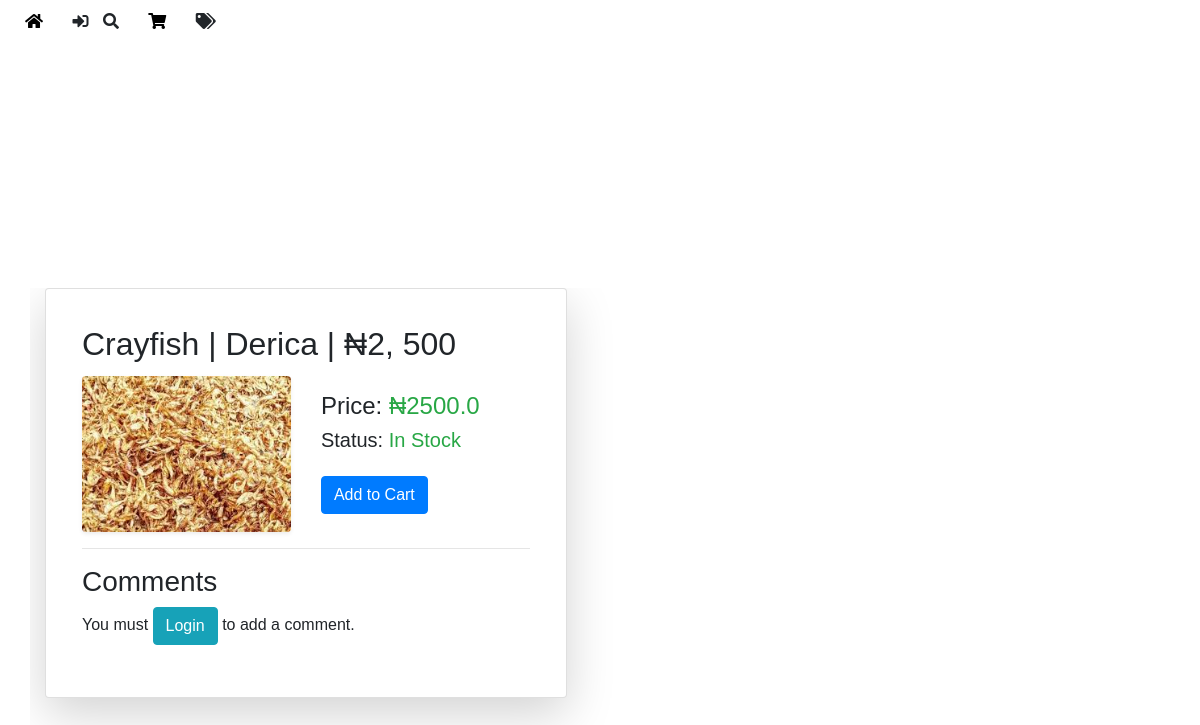
Page /detail/crayfish/11/ on the earlier database version.
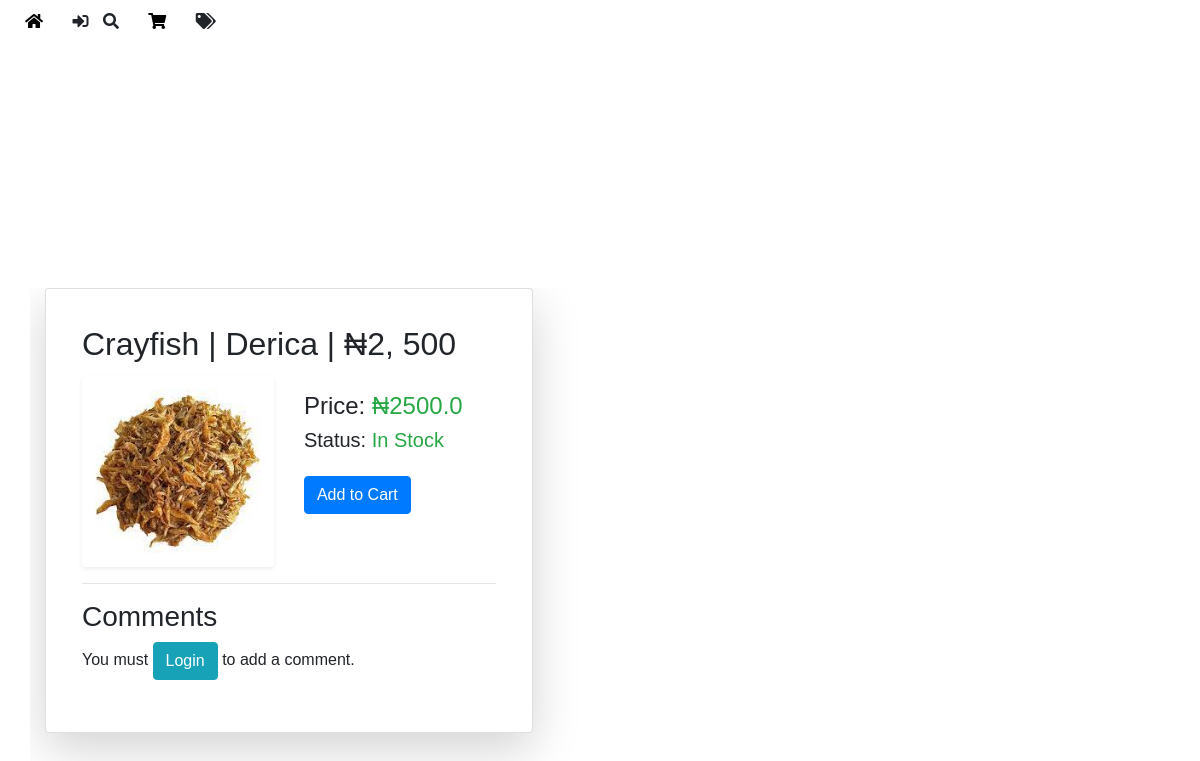
Same page on the later database version.
### afri_food/models.py (models this page shows, shortened)
class CrayFish(models.Model):
    title = models.CharField(max_length=100)
    kg = models.FloatField(help_text="Enter the weight in kg")
    in_stock = models.BooleanField(default=True, help_text="Is this item in stock?")
    price = models.FloatField(help_text="Enter the price of the item")
    subcategory = models.ForeignKey(Subcategory, on_delete=models.CASCADE)
    images = GenericRelation(Image)
    comments = GenericRelation(Comment)

class Image(models.Model):
    content_type = models.ForeignKey(ContentType, on_delete=models.CASCADE)
    object_id = models.PositiveIntegerField()
    content_object = GenericForeignKey('content_type', 'object_id')
    image = models.ImageField(upload_to='images/')

### afri_food/views.py (the view)
# urls.py: path('detail/<str:model>/<int:id>/', views.detail, name='product_detail'),
def detail(request, model, id):
    model_class = apps.get_model('afri_food', model)
    product = get_object_or_404(model_class, id=id)
    comments = Comment.objects.filter(content_type=ContentType.objects.get_for_model(model_class), object_id=product.id)
    in_cart = False
    if request.user.is_authenticated:
        in_cart = CartItem.objects.filter(
            cart__user=request.user,
            content_type=ContentType.objects.get_for_model(model_class),
            object_id=product.id
        ).exists()
    return render(request, "market/detail.html", {
        "product": product,
        "comments": comments,
        "model_name": model,
        "in_cart": in_cart
    })

### afri_food/context_processors.py (called while the page is built)
def cart_item_count(request):
    if request.user.is_authenticated:
        cart_item_count = CartItem.objects.filter(cart__user=request.user).count()
    else:
        cart_item_count = 0
    return {
        'cart_item_count': cart_item_count
    }

### afri_food/templates/market/detail.html (shortened to what this page needs)
{% extends 'market/layout.html' %}
{% block body %}
<div class="container mt-5" style="top: 50px;">
    <div class="card shadow-lg p-3 mb-5 bg-white rounded">
        <div class="card-body">
            <h2 class="card-title">{{ product.title }}</h2>
            <div class="row">
                <div class="col-md-6">
                    {% if product.images.count > 1 %}
                        <div id="productCarousel" class="carousel slide" data-ride="carousel">
                            <div class="carousel-inner">
                                {% for image in product.images.all %}
                                    <div class="carousel-item {% if forloop.first %}active{% endif %}">
                                        <img src="{{ image.image.url }}" class="d-block w-100 rounded shadow-sm" alt="{{ product.title }}">
                                    </div>
                                {% endfor %}
                            </div>
                            <a class="carousel-control-prev" href="#productCarousel" role="button" data-slide="prev">
                                <span class="carousel-control-prev-icon" aria-hidden="true"></span>
                                <span class="sr-only">Previous</span>
                            </a>
                            <a class="carousel-control-next" href="#productCarousel" role="button" data-slide="next">
                                <span class="carousel-control-next-icon" aria-hidden="true"></span>
                                <span class="sr-only">Next</span>
                            </a>
                        </div>
                    {% else %}
                        <img src="{{ product.images.first.image.url }}" alt="{{ product.title }}" class="img-fluid rounded shadow-sm">
                    {% endif %}
                </div>
                <div class="col-md-6">
                    <p class="h4">Price: <span class="text-success">₦{{ product.price }}</span></p>
                    <p class="h5">Status: <span class="{{ product.in_stock|yesno:'text-success,text-danger' }}">{{ product.in_stock|yesno:"In Stock,Out of Stock" }}</span></p>
                    <div class="mt-4">
                        {% if user %}
                        {% if in_cart %}
                            <button class="btn btn-danger remove-from-cart" data-product-type="{{ model_name }}" data-item-id="{{ product.id }}">Remove from Cart</button>
                        {% else %}
                            <button class="btn btn-primary add-to-cart" data-product-type="{{ model_name }}" data-item-id="{{ product.id }}">Add to Cart</button>
                        {% endif %}
                        {% endif %}
                    </div>
                </div>
            </div>
            <hr>
            <h3>Comments</h3>
            {% if user.is_authenticated %}
                <h4>Add a comment</h4>
                <form id="commentForm" class="mt-3">
                    <div class="form-group">
                        <textarea name="comment" id="comment" class="form-control" rows="3" placeholder="Write your comment here..." required></textarea>
                    </div>
                    <button type="submit" class="btn btn-primary">Submit</button>
                </form>
            {% else %}
                <p>You must <span class="btn btn-info" onclick="openModal('loginModal')">Login</span> to add a comment.</p>
            {% endif %}
        </div>
    </div>
</div>
{% endblock %}

Differences in the rows shown:
changed through a linked row, CrayFish "Crayfish | Derica | ₦2, 500": images.first.image: a different picture
